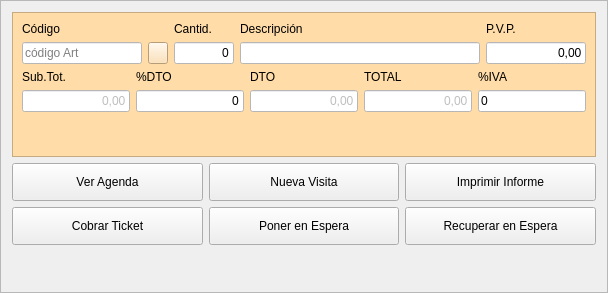
    <widget class="QFrame" name="frame_2">
     <property name="maximumSize">
      <size>
       <width>16777215</width>
       <height>293</height>
      </size>
     </property>
     <property name="frameShape">
      <enum>QFrame::StyledPanel</enum>
     </property>
     <property name="frameShadow">
      <enum>QFrame::Raised</enum>
     </property>
     <layout class="QGridLayout" name="gridLayout_7">
      <item row="1" column="0">
       <widget class="QPushButton" name="btnVerAgenda">
        <property name="minimumSize">
         <size>
          <width>0</width>
          <height>38</height>
         </size>
        </property>
        <property name="text">
         <string>Ver Agenda</string>
        </property>
       </widget>
      </item>
      <item row="0" column="0" colspan="3">
       <widget class="QFrame" name="frame_3">
        <property name="maximumSize">
         <size>
          <width>16777215</width>
          <height>158</height>
         </size>
        </property>
        <property name="styleSheet">
         <string notr="true">background-color: rgb(255, 220, 168);</string>
        </property>
        <property name="frameShape">
         <enum>QFrame::StyledPanel</enum>
        </property>
        <property name="frameShadow">
         <enum>QFrame::Raised</enum>
        </property>
        <layout class="QGridLayout" name="gridLayout_6">
         <item row="2" column="0">
          <layout class="QGridLayout" name="gridLayout_5">
           <item row="0" column="3">
            <widget class="QLabel" name="label_65">
             <property name="text">
              <string>TOTAL</string>
             </property>
            </widget>
           </item>
           <item row="1" column="4">
            <widget class="QLineEdit" name="txtPorcIVAArticulo">
             <property name="styleSheet">
              <string notr="true">background-color: rgb(255, 255, 255);</string>
             </property>
             <property name="text">
              <string>0</string>
             </property>
            </widget>
           </item>
           <item row="1" column="1">
            <widget class="QLineEdit" name="txtPorcDtoArticulo">
             <property name="styleSheet">
              <string notr="true">background-color: rgb(255, 255, 255);</string>
             </property>
             <property name="text">
              <string>0</string>
             </property>
             <property name="alignment">
              <set>Qt::AlignRight|Qt::AlignTrailing|Qt::AlignVCenter</set>
             </property>
             <property name="readOnly">
              <bool>true</bool>
             </property>
             <property name="placeholderText">
              <string/>
             </property>
            </widget>
           </item>
           <item row="0" column="2">
            <widget class="QLabel" name="label_50">
             <property name="text">
              <string>DTO</string>
             </property>
            </widget>
           </item>
           <item row="0" column="1">
            <widget class="QLabel" name="label_54">
             <property name="text">
              <string>%DTO</string>
             </property>
            </widget>
           </item>
           <item row="1" column="2">
            <widget class="QLineEdit" name="txtDtoArticulo">
             <property name="enabled">
              <bool>false</bool>
             </property>
             <property name="styleSheet">
              <string notr="true">background-color: rgb(255, 255, 255);</string>
             </property>
             <property name="text">
              <string>0,00</string>
             </property>
             <property name="alignment">
              <set>Qt::AlignRight|Qt::AlignTrailing|Qt::AlignVCenter</set>
             </property>
             <property name="readOnly">
              <bool>true</bool>
             </property>
            </widget>
           </item>
           <item row="1" column="3">
            <widget class="QLineEdit" name="txtTotalArticulo">
             <property name="enabled">
              <bool>false</bool>
             </property>
             <property name="styleSheet">
              <string notr="true">background-color: rgb(255, 255, 255);</string>
             </property>
             <property name="text">
              <string>0,00</string>
             </property>
             <property name="alignment">
              <set>Qt::AlignRight|Qt::AlignTrailing|Qt::AlignVCenter</set>
             </property>
             <property name="readOnly">
              <bool>true</bool>
             </property>
            </widget>
           </item>
           <item row="0" column="0">
            <widget class="QLabel" name="label_53">
             <property name="text">
              <string>Sub.Tot.</string>
             </property>
            </widget>
           </item>
           <item row="1" column="0">
            <widget class="QLineEdit" name="txtSubtotalArticulo">
             <property name="enabled">
              <bool>false</bool>
             </property>
             <property name="styleSheet">
              <string notr="true">background-color: rgb(255, 255, 255);</string>
             </property>
             <property name="text">
              <string>0,00</string>
             </property>
             <property name="alignment">
              <set>Qt::AlignRight|Qt::AlignTrailing|Qt::AlignVCenter</set>
             </property>
             <property name="readOnly">
              <bool>true</bool>
             </property>
            </widget>
           </item>
           <item row="0" column="4">
            <widget class="QLabel" name="label_66">
             <property name="text">
              <string>%IVA</string>
             </property>
            </widget>
           </item>
           <item row="2" column="2">
            <spacer name="verticalSpacer">
             <property name="orientation">
              <enum>Qt::Vertical</enum>
             </property>
             <property name="sizeHint" stdset="0">
              <size>
               <width>20</width>
               <height>40</height>
              </size>
             </property>
            </spacer>
           </item>
          </layout>
         </item>
         <item row="0" column="0">
          <layout class="QGridLayout" name="gridLayout_4">
           <item row="1" column="4">
            <widget class="QLabel" name="label_52">
             <property name="text">
              <string>P.V.P.</string>
             </property>
            </widget>
           </item>
           <item row="2" column="1">
            <widget class="QPushButton" name="btnAnadirLinea">
             <property name="maximumSize">
              <size>
               <width>20</width>
               <height>16777215</height>
              </size>
             </property>
             <property name="toolTip">
              <string>Añadir línea con los datos cargados</string>
             </property>
             <property name="text">
              <string/>
             </property>
             <property name="icon">
              <iconset resource="terra.qrc">
               <normaloff>:/Icons/PNG/add.png</normaloff>:/Icons/PNG/add.png</iconset>
             </property>
            </widget>
           </item>
           <item row="2" column="0">
            <widget class="QLineEdit" name="txtcCodigoArticulo">
             <property name="maximumSize">
              <size>
               <width>120</width>
               <height>16777215</height>
              </size>
             </property>
             <property name="styleSheet">
              <string notr="true">background-color: rgb(255, 255, 255);</string>
             </property>
             <property name="readOnly">
              <bool>true</bool>
             </property>
             <property name="placeholderText">
              <string>código Art</string>
             </property>
            </widget>
           </item>
           <item row="2" column="3">
            <widget class="QLineEdit" name="txtDescripcionArticulo">
             <property name="minimumSize">
              <size>
               <width>170</width>
               <height>0</height>
              </size>
             </property>
             <property name="styleSheet">
              <string notr="true">background-color: rgb(255, 255, 255);</string>
             </property>
             <property name="readOnly">
              <bool>true</bool>
             </property>
             <property name="placeholderText">
              <string/>
             </property>
            </widget>
           </item>
           <item row="1" column="0">
            <widget class="QLabel" name="label_48">
             <property name="text">
              <string>Código</string>
             </property>
            </widget>
           </item>
           <item row="2" column="2">
            <widget class="QLineEdit" name="txtcCantidadArticulo">
             <property name="maximumSize">
              <size>
               <width>60</width>
               <height>16777215</height>
              </size>
             </property>
             <property name="styleSheet">
              <string notr="true">background-color: rgb(255, 255, 255);</string>
             </property>
             <property name="text">
              <string>0</string>
             </property>
             <property name="alignment">
              <set>Qt::AlignRight|Qt::AlignTrailing|Qt::AlignVCenter</set>
             </property>
             <property name="readOnly">
              <bool>true</bool>
             </property>
             <property name="placeholderText">
              <string/>
             </property>
            </widget>
           </item>
           <item row="1" column="3">
            <widget class="QLabel" name="label_51">
             <property name="text">
              <string>Descripción</string>
             </property>
            </widget>
           </item>
           <item row="1" column="2">
            <widget class="QLabel" name="label_49">
             <property name="text">
              <string>Cantid.</string>
             </property>
            </widget>
           </item>
           <item row="2" column="4">
            <widget class="QLineEdit" name="txtPVPArticulo">
             <property name="maximumSize">
              <size>
               <width>100</width>
               <height>16777215</height>
              </size>
             </property>
             <property name="styleSheet">
              <string notr="true">background-color: rgb(255, 255, 255);</string>
             </property>
             <property name="text">
              <string>0,00</string>
             </property>
             <property name="alignment">
              <set>Qt::AlignRight|Qt::AlignTrailing|Qt::AlignVCenter</set>
             </property>
             <property name="readOnly">
              <bool>true</bool>
             </property>
             <property name="placeholderText">
              <string/>
             </property>
            </widget>
           </item>
          </layout>
         </item>
        </layout>
       </widget>
      </item>
      <item row="1" column="1">
       <widget class="QPushButton" name="btnNuevaVisita">
        <property name="minimumSize">
         <size>
          <width>0</width>
          <height>38</height>
         </size>
        </property>
        <property name="text">
         <string>Nueva Visita</string>
        </property>
       </widget>
      </item>
      <item row="1" column="2">
       <widget class="QPushButton" name="btnImprimirInforme">
        <property name="minimumSize">
         <size>
          <width>0</width>
          <height>38</height>
         </size>
        </property>
        <property name="text">
         <string>Imprimir Informe</string>
        </property>
       </widget>
      </item>
      <item row="3" column="0">
       <spacer name="verticalSpacer_2">
        <property name="orientation">
         <enum>Qt::Vertical</enum>
        </property>
        <property name="sizeHint" stdset="0">
         <size>
          <width>20</width>
          <height>40</height>
         </size>
        </property>
       </spacer>
      </item>
      <item row="2" column="0">
       <widget class="QPushButton" name="btnCobrarTicket">
        <property name="minimumSize">
         <size>
          <width>0</width>
          <height>38</height>
         </size>
        </property>
        <property name="text">
         <string>Cobrar Ticket</string>
        </property>
       </widget>
      </item>
      <item row="2" column="1">
       <widget class="QPushButton" name="btnPonerEspera">
        <property name="minimumSize">
         <size>
          <width>0</width>
          <height>38</height>
         </size>
        </property>
        <property name="text">
         <string>Poner en Espera</string>
        </property>
       </widget>
      </item>
      <item row="2" column="2">
       <widget class="QPushButton" name="btnRecuperarEspera">
        <property name="minimumSize">
         <size>
          <width>0</width>
          <height>38</height>
         </size>
        </property>
        <property name="text">
         <string>Recuperar en Espera</string>
        </property>
       </widget>
      </item>
     </layout>
    </widget>
